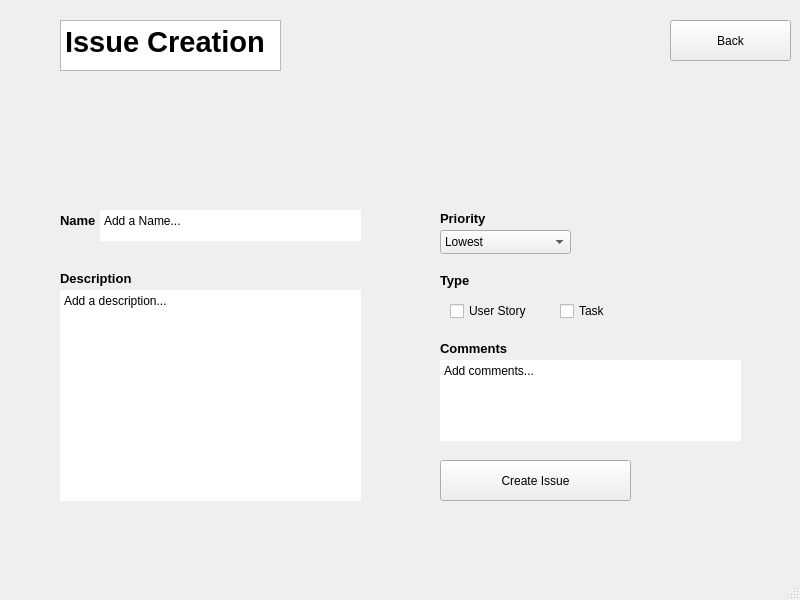
<?xml version="1.0" encoding="UTF-8"?>
<ui version="4.0">
 <class>IssueCreation</class>
 <widget class="QMainWindow" name="IssueCreation">
  <property name="geometry">
   <rect>
    <x>0</x>
    <y>0</y>
    <width>800</width>
    <height>600</height>
   </rect>
  </property>
  <property name="windowTitle">
   <string>MainWindow</string>
  </property>
  <widget class="QWidget" name="centralwidget">
   <widget class="QPushButton" name="backButton">
    <property name="geometry">
     <rect>
      <x>670</x>
      <y>20</y>
      <width>121</width>
      <height>41</height>
     </rect>
    </property>
    <property name="text">
     <string>Back</string>
    </property>
   </widget>
   <widget class="QTextEdit" name="descriptionTextEdit">
    <property name="geometry">
     <rect>
      <x>60</x>
      <y>290</y>
      <width>301</width>
      <height>211</height>
     </rect>
    </property>
    <property name="frameShape">
     <enum>QFrame::NoFrame</enum>
    </property>
    <property name="html">
     <string>&lt;!DOCTYPE HTML PUBLIC &quot;-//W3C//DTD HTML 4.0//EN&quot; &quot;http://www.w3.org/TR/REC-html40/strict.dtd&quot;&gt;
&lt;html&gt;&lt;head&gt;&lt;meta name=&quot;qrichtext&quot; content=&quot;1&quot; /&gt;&lt;meta charset=&quot;utf-8&quot; /&gt;&lt;style type=&quot;text/css&quot;&gt;
p, li { white-space: pre-wrap; }
hr { height: 1px; border-width: 0; }
li.unchecked::marker { content: &quot;\2610&quot;; }
li.checked::marker { content: &quot;\2612&quot;; }
&lt;/style&gt;&lt;/head&gt;&lt;body style=&quot; font-family:'Segoe UI'; font-size:9pt; font-weight:400; font-style:normal;&quot;&gt;
&lt;p style=&quot; margin-top:0px; margin-bottom:0px; margin-left:0px; margin-right:0px; -qt-block-indent:0; text-indent:0px;&quot;&gt;Add a description...&lt;/p&gt;&lt;/body&gt;&lt;/html&gt;</string>
    </property>
   </widget>
   <widget class="QLabel" name="descriptionLabel">
    <property name="geometry">
     <rect>
      <x>60</x>
      <y>270</y>
      <width>71</width>
      <height>16</height>
     </rect>
    </property>
    <property name="font">
     <font>
      <pointsize>10</pointsize>
      <bold>true</bold>
     </font>
    </property>
    <property name="text">
     <string>Description</string>
    </property>
   </widget>
   <widget class="QLabel" name="nameLabel">
    <property name="geometry">
     <rect>
      <x>60</x>
      <y>210</y>
      <width>71</width>
      <height>21</height>
     </rect>
    </property>
    <property name="font">
     <font>
      <pointsize>10</pointsize>
      <bold>true</bold>
     </font>
    </property>
    <property name="text">
     <string>Name</string>
    </property>
   </widget>
   <widget class="QTextEdit" name="nameTextBox">
    <property name="geometry">
     <rect>
      <x>100</x>
      <y>210</y>
      <width>261</width>
      <height>31</height>
     </rect>
    </property>
    <property name="frameShape">
     <enum>QFrame::NoFrame</enum>
    </property>
    <property name="html">
     <string>&lt;!DOCTYPE HTML PUBLIC &quot;-//W3C//DTD HTML 4.0//EN&quot; &quot;http://www.w3.org/TR/REC-html40/strict.dtd&quot;&gt;
&lt;html&gt;&lt;head&gt;&lt;meta name=&quot;qrichtext&quot; content=&quot;1&quot; /&gt;&lt;meta charset=&quot;utf-8&quot; /&gt;&lt;style type=&quot;text/css&quot;&gt;
p, li { white-space: pre-wrap; }
hr { height: 1px; border-width: 0; }
li.unchecked::marker { content: &quot;\2610&quot;; }
li.checked::marker { content: &quot;\2612&quot;; }
&lt;/style&gt;&lt;/head&gt;&lt;body style=&quot; font-family:'Segoe UI'; font-size:9pt; font-weight:400; font-style:normal;&quot;&gt;
&lt;p style=&quot; margin-top:0px; margin-bottom:0px; margin-left:0px; margin-right:0px; -qt-block-indent:0; text-indent:0px;&quot;&gt;Add a Name...&lt;/p&gt;&lt;/body&gt;&lt;/html&gt;</string>
    </property>
   </widget>
   <widget class="QTextBrowser" name="display_registration">
    <property name="geometry">
     <rect>
      <x>60</x>
      <y>20</y>
      <width>221</width>
      <height>51</height>
     </rect>
    </property>
    <property name="html">
     <string>&lt;!DOCTYPE HTML PUBLIC &quot;-//W3C//DTD HTML 4.0//EN&quot; &quot;http://www.w3.org/TR/REC-html40/strict.dtd&quot;&gt;
&lt;html&gt;&lt;head&gt;&lt;meta name=&quot;qrichtext&quot; content=&quot;1&quot; /&gt;&lt;meta charset=&quot;utf-8&quot; /&gt;&lt;style type=&quot;text/css&quot;&gt;
p, li { white-space: pre-wrap; }
hr { height: 1px; border-width: 0; }
li.unchecked::marker { content: &quot;\2610&quot;; }
li.checked::marker { content: &quot;\2612&quot;; }
&lt;/style&gt;&lt;/head&gt;&lt;body style=&quot; font-family:'Segoe UI'; font-size:9pt; font-weight:400; font-style:normal;&quot;&gt;
&lt;p style=&quot; margin-top:0px; margin-bottom:0px; margin-left:0px; margin-right:0px; -qt-block-indent:0; text-indent:0px;&quot;&gt;&lt;span style=&quot; font-size:22pt; font-weight:700;&quot;&gt;Issue Creation&lt;/span&gt;&lt;/p&gt;&lt;/body&gt;&lt;/html&gt;</string>
    </property>
   </widget>
   <widget class="QLabel" name="commentsLabel">
    <property name="geometry">
     <rect>
      <x>440</x>
      <y>340</y>
      <width>71</width>
      <height>16</height>
     </rect>
    </property>
    <property name="font">
     <font>
      <pointsize>10</pointsize>
      <bold>true</bold>
     </font>
    </property>
    <property name="text">
     <string>Comments</string>
    </property>
   </widget>
   <widget class="QTextEdit" name="commentTextEdit">
    <property name="geometry">
     <rect>
      <x>440</x>
      <y>360</y>
      <width>301</width>
      <height>81</height>
     </rect>
    </property>
    <property name="frameShape">
     <enum>QFrame::NoFrame</enum>
    </property>
    <property name="html">
     <string>&lt;!DOCTYPE HTML PUBLIC &quot;-//W3C//DTD HTML 4.0//EN&quot; &quot;http://www.w3.org/TR/REC-html40/strict.dtd&quot;&gt;
&lt;html&gt;&lt;head&gt;&lt;meta name=&quot;qrichtext&quot; content=&quot;1&quot; /&gt;&lt;meta charset=&quot;utf-8&quot; /&gt;&lt;style type=&quot;text/css&quot;&gt;
p, li { white-space: pre-wrap; }
hr { height: 1px; border-width: 0; }
li.unchecked::marker { content: &quot;\2610&quot;; }
li.checked::marker { content: &quot;\2612&quot;; }
&lt;/style&gt;&lt;/head&gt;&lt;body style=&quot; font-family:'Segoe UI'; font-size:9pt; font-weight:400; font-style:normal;&quot;&gt;
&lt;p style=&quot; margin-top:0px; margin-bottom:0px; margin-left:0px; margin-right:0px; -qt-block-indent:0; text-indent:0px;&quot;&gt;Add comments...&lt;/p&gt;&lt;/body&gt;&lt;/html&gt;</string>
    </property>
   </widget>
   <widget class="QComboBox" name="priorityComboBox">
    <property name="geometry">
     <rect>
      <x>440</x>
      <y>230</y>
      <width>131</width>
      <height>24</height>
     </rect>
    </property>
    <item>
     <property name="text">
      <string>Lowest</string>
     </property>
    </item>
    <item>
     <property name="text">
      <string>Low</string>
     </property>
    </item>
    <item>
     <property name="text">
      <string>Medium</string>
     </property>
    </item>
    <item>
     <property name="text">
      <string>High</string>
     </property>
    </item>
    <item>
     <property name="text">
      <string>Highest</string>
     </property>
    </item>
   </widget>
   <widget class="QLabel" name="priorityLabel">
    <property name="geometry">
     <rect>
      <x>440</x>
      <y>210</y>
      <width>71</width>
      <height>16</height>
     </rect>
    </property>
    <property name="font">
     <font>
      <pointsize>10</pointsize>
      <bold>true</bold>
     </font>
    </property>
    <property name="text">
     <string>Priority</string>
    </property>
   </widget>
   <widget class="QPushButton" name="createButton">
    <property name="geometry">
     <rect>
      <x>440</x>
      <y>460</y>
      <width>191</width>
      <height>41</height>
     </rect>
    </property>
    <property name="text">
     <string>Create Issue</string>
    </property>
   </widget>
   <widget class="QLabel" name="typeLabel">
    <property name="geometry">
     <rect>
      <x>440</x>
      <y>270</y>
      <width>71</width>
      <height>21</height>
     </rect>
    </property>
    <property name="font">
     <font>
      <pointsize>10</pointsize>
      <bold>true</bold>
     </font>
    </property>
    <property name="text">
     <string>Type</string>
    </property>
   </widget>
   <widget class="QCheckBox" name="taskCheck">
    <property name="geometry">
     <rect>
      <x>560</x>
      <y>300</y>
      <width>77</width>
      <height>22</height>
     </rect>
    </property>
    <property name="text">
     <string>Task</string>
    </property>
   </widget>
   <widget class="QCheckBox" name="userStoryCheck">
    <property name="geometry">
     <rect>
      <x>450</x>
      <y>300</y>
      <width>77</width>
      <height>22</height>
     </rect>
    </property>
    <property name="text">
     <string>User Story</string>
    </property>
   </widget>
  </widget>
  <widget class="QMenuBar" name="menubar">
   <property name="geometry">
    <rect>
     <x>0</x>
     <y>0</y>
     <width>800</width>
     <height>21</height>
    </rect>
   </property>
  </widget>
  <widget class="QStatusBar" name="statusbar"/>
 </widget>
 <resources/>
 <connections/>
</ui>
